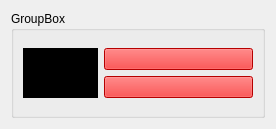
<?xml version="1.0" encoding="UTF-8"?>
<ui version="4.0">
 <class>RurnitureWidget</class>
 <widget class="QWidget" name="RurnitureWidget">
  <property name="geometry">
   <rect>
    <x>0</x>
    <y>0</y>
    <width>276</width>
    <height>129</height>
   </rect>
  </property>
  <property name="windowTitle">
   <string>Form</string>
  </property>
  <layout class="QVBoxLayout" name="verticalLayout_2">
   <item>
    <widget class="QGroupBox" name="groupBox">
     <property name="title">
      <string>GroupBox</string>
     </property>
     <layout class="QVBoxLayout" name="verticalLayout">
      <item>
       <layout class="QHBoxLayout" name="horizontalLayout_2">
        <item>
         <widget class="QLabel" name="img_furniture">
          <property name="sizePolicy">
           <sizepolicy hsizetype="Fixed" vsizetype="Preferred">
            <horstretch>0</horstretch>
            <verstretch>0</verstretch>
           </sizepolicy>
          </property>
          <property name="minimumSize">
           <size>
            <width>75</width>
            <height>0</height>
           </size>
          </property>
          <property name="styleSheet">
           <string notr="true">background: rgb(0, 0, 0)</string>
          </property>
          <property name="text">
           <string/>
          </property>
         </widget>
        </item>
        <item>
         <layout class="QVBoxLayout" name="verticalLayout_5">
          <item>
           <widget class="QPushButton" name="add_button">
            <property name="styleSheet">
             <string notr="true">QPushButton {
  background: rgb(255, 0, 0);
}

QPushButton:pressed{
  background: rgb(38, 132, 255)
}</string>
            </property>
            <property name="text">
             <string/>
            </property>
           </widget>
          </item>
          <item>
           <widget class="QPushButton" name="change_button">
            <property name="styleSheet">
             <string notr="true">QPushButton {
  background: rgb(255, 0, 0);
}

QPushButton:pressed{
  background: rgb(38, 132, 255)
}</string>
            </property>
            <property name="text">
             <string/>
            </property>
           </widget>
          </item>
         </layout>
        </item>
       </layout>
      </item>
     </layout>
    </widget>
   </item>
  </layout>
 </widget>
 <resources/>
 <connections/>
</ui>
